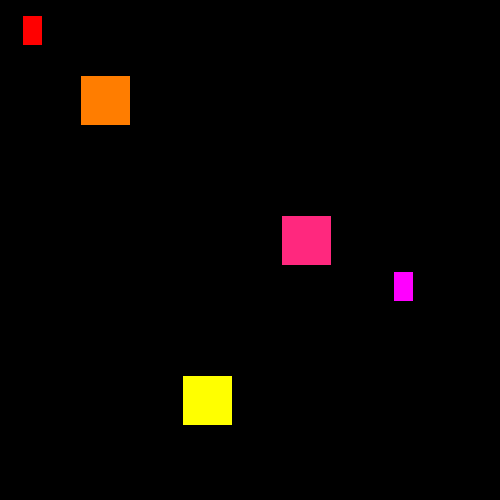
Frame 1 (no input)
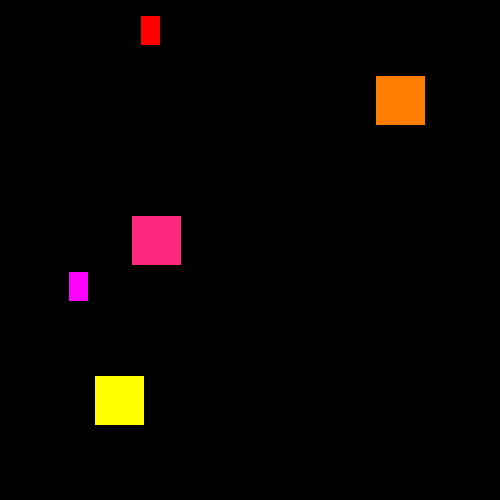
Frame 60 (the mouse pressed at the canvas centre just before this capture)
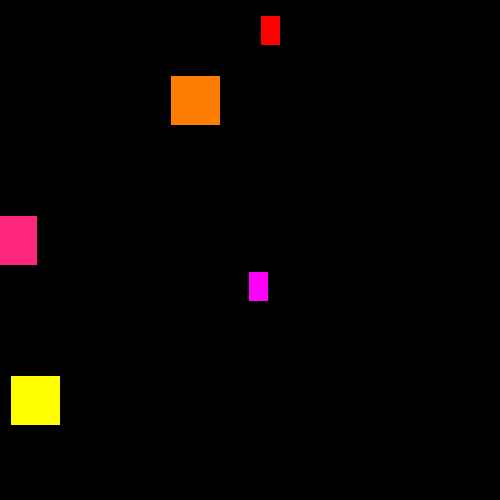
Frame 120 (the mouse held since frame 60 and released just before this capture)

The Processing sketch that drew these frames (run headless with seeded random() and noise(); from frame 60 on, the mouse is pressed at the canvas centre):

// Processing sketch: Car_class_with_multiple_car_objects
// ── Car_class_with_multiple_car_objects.pde
class Car{ // The class name, a class is considered to be a complex datatype(because they store multiple pieces of information).
  // The data your class will use
  color c;
  float x;
  float y;
  float xspeed;
  
  Car(float xstart, float ystart, color carCol, float tempXspeed){ // The constructor, this is a special function inside a class that creates the instance of the object you're making.
  // You give the instructions on how to set up the object.
    c = carCol;
    x = xstart;
    y = ystart;
    xspeed = tempXspeed;
  }
  
  void display(float w, float h){ // function with no return value, when it comes to objects we usually call "functions" for "methods"
    rectMode(CENTER);
    fill(c);
    rect(x,y,w,h);
  }
  
  void drive(){ // method with no return value
    x = x + xspeed;
    if(x > width){
      x = 0;
    }
  }
}

// ── using_car.pde
Car Car1; // We declare the object Car
Car Car2;
Car Car3;
Car Car4;
Car Car5;
void setup(){
  size(500,500);
  Car1 = new Car(100,100,color(255,125,0),5); // We initialize the object by telling it to create a new Car(), myCar is the name we give it. 
  //We create the object.
  
  Car2 = new Car(30,30,color(255,0,0),2);
  
  Car3 = new Car(300,240,color(255,40,126),6);
  
  Car4 = new Car(400,286,color(255,0,255),3);
  
  Car5 = new Car(200,400,color(255,255,0),7);
}

void draw(){
  background(0);
  Car1.drive();
  Car1.display(50,50);
  
  Car2.drive();
  Car2.display(20,30);
  
   Car3.drive();
  Car3.display(50,50);
  
  Car4.drive();
  Car4.display(20,30);
  
   Car5.drive();
  Car5.display(50,50);
}
